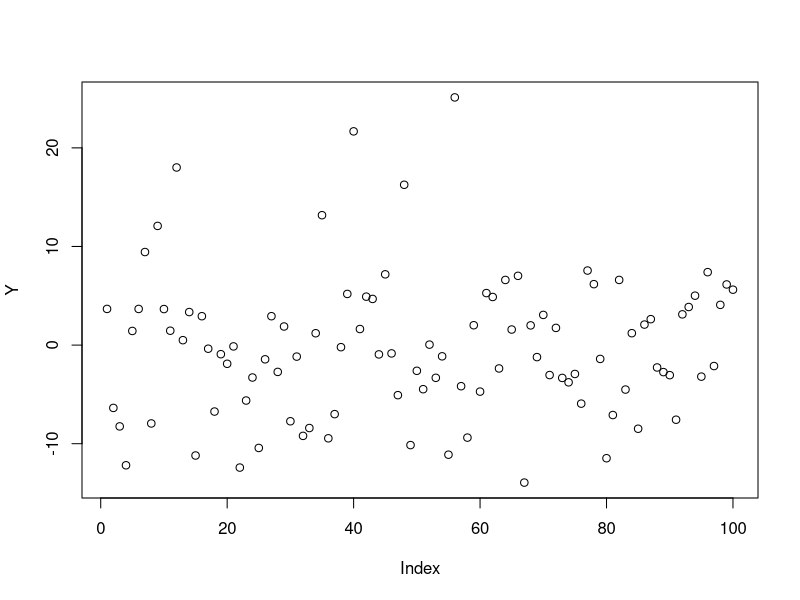

Here is the R script that generated this plot:
###############################################
##### TEIL 2: Simulationen
###############################################

# Globales Simulationssetting
T <- 100
beta0 <- 1
beta1 <- 2
beta2 <- -3
betas <- c(beta0, beta1, beta2)

# Datengenerierender Prozess
X1 <- rnorm(T,1,2)
X2 <- rnorm(T,1,2)
u <- rnorm(T,0,1)
Y <- beta0 + beta1*X1 + beta2*X2 + u

plot(Y)

# Schätzung des Modells
lm(Y~X1+X2)
lm(Y~X1+X2)$coeff

# Funktion für Simulation und Schätzung
sim.ols <- function(...){
  X1 <- rnorm(T,1,2)
  X2 <- rnorm(T,1,2)
  u <- rnorm(T,0,1)
  Y <- beta0 + beta1*X1 + beta2*X2 + u
  return(lm(Y~X1+X2)$coeff)
}

sim.ols()

# Anzahl der Simulationswiederholungen
M <- 100

# Wir schätzen M-mal beta0, beta1 und beta2:
BetaDach <- matrix(nrow = 3, ncol=M)
for(i in 1:M){
  BetaDach[,i] <- sim.ols()
}
BetaDach

# Oder schneller mit diesem Befehl:
BetaDach <- sapply(1:M, sim.ols)
BetaDach

# Mittelwert der geschätzten betas:
mean(BetaDach[1,])
mean(BetaDach[2,])
mean(BetaDach[3,])

# Bias der geschätzten betas:
beta0 - mean(BetaDach[1,])
beta1 - mean(BetaDach[2,])
beta2 - mean(BetaDach[3,])

# Varianz der geschätzten betas:
var(BetaDach[1,])
var(BetaDach[2,])
var(BetaDach[3,])

# MSE:
mean((beta0 - BetaDach[1,])^2)
mean((beta1 - BetaDach[2,])^2)
mean((beta2 - BetaDach[3,])^2)


# Alles in einer Matrix:
zeilennamen = c("beta0", "beta1", "beta2")
spaltennamen = c("Bias", "Varianz", "MSE")
Tabelle <- matrix(nrow = 3, ncol = 3, dimnames = list(zeilennamen, spaltennamen))
for(i in 1:3){
  Tabelle[i,1] <- betas[i] - mean(BetaDach[i,])
  Tabelle[i,2] <- var(BetaDach[i,])
  Tabelle[i,3] <- mean((betas[i] - BetaDach[i,])^2)
}
Tabelle


# Besser noch: Eine Fuktion schreiben, die diese Matrix erzeugt:
ergebnistabelle <- function(BetaDach){
  zeilennamen = c("beta0", "beta1", "beta2")
  spaltennamen = c("Bias", "Varianz", "MSE")
  betas <- c(beta0, beta1, beta2) 
  Tabelle <- matrix(nrow = 3, ncol = 3, dimnames = list(zeilennamen, spaltennamen))
  for(i in 1:3){
    Tabelle[i,1] <- betas[i] - mean(BetaDach[i,])
    Tabelle[i,2] <- var(BetaDach[i,])
    Tabelle[i,3] <- mean((betas[i] - BetaDach[i,])^2)
  }
  return(Tabelle)
}

ergebnistabelle(BetaDach)


M <- 1000

# Simulationen für verschiedene Stichprobengrößen T

T <- 100
BetaDach <- sapply(1:M, sim.ols)
ergebnistabelle(BetaDach)

T <- 1000
BetaDach <- sapply(1:M, sim.ols)
ergebnistabelle(BetaDach)

T <- 10
BetaDach <- sapply(1:M, sim.ols)
ergebnistabelle(BetaDach)




######### Vergleich Prognose ############


sim.ols.outofsample <- function(...){
  X1 <- rnorm(T,1,2)
  X2 <- rnorm(T,1,2)
  u <- rnorm(T,0,1)
  Y <- beta0 + beta1*X1 + beta2*X2 + u
  beta.ols <- lm(Y~X1+X2)$coeff
  T.eval <- 1000
  X1.eval <- rnorm(T.eval,1,2)
  X2.eval<- rnorm(T.eval,1,2)
  u.eval <- rnorm(T.eval,0,1)
  Y.eval <- beta0 + beta1*X1.eval + beta2*X2.eval + u.eval
  Ydach <- cbind(rep(1,T.eval), X1.eval, X2.eval) %*% beta.ols
  MSE <- mean((Y.eval - Ydach)^2)
  return(MSE)
}

sim.ols.outofsample()

T<-100
MSEs <- sapply(1:M, sim.ols.outofsample)
mean(MSEs)

T<-1000
MSEs <- sapply(1:M, sim.ols.outofsample)
mean(MSEs)

T<-10
MSEs <- sapply(1:M, sim.ols.outofsample)
mean(MSEs)





        